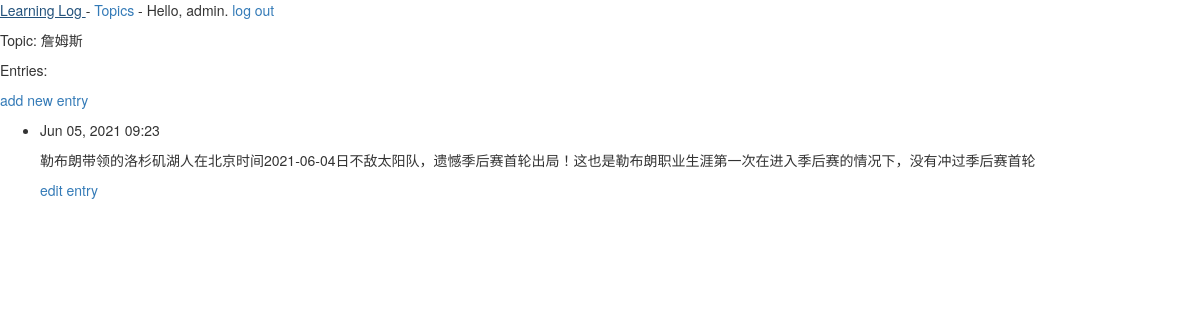
The page /topics/1/ (signed in) on the database its author committed.
### learning_logs/models.py (models this page shows, shortened)
class Topic(models.Model):
    """Django模型字段参考官网：https://docs.djangoproject.com/en/3.2/ref/models/fields/"""
    text = models.CharField(max_length=200)
    date_added = models.DateTimeField(auto_now_add=True)
    owner = models.ForeignKey(User,on_delete=models.DO_NOTHING)
    def __str__(self):
        return self.text

class Entry(models.Model):
    topic = models.ForeignKey(Topic,on_delete=models.CASCADE)
    text = models.TextField()
    date_added = models.DateTimeField(auto_now_add=True)
    class Meta:
        verbose_name_plural = 'entries'

### learning_logs/views.py (the view)
# urls.py: url(r'^topics/(?P<topic_id>\d+)/$', views.topic, name='topic'),
@login_required
def topic(request, topic_id):
    topic = Topic.objects.get(id=topic_id)
    if topic.owner != request.user:
        raise Http404
    entries = topic.entry_set.order_by('-date_added')
    context = {'topic': topic, 'entries': entries}
    return render(request, 'learning_logs/topic.html', context)

### learning_logs/templates/learning_logs/topic.html (shortened to what this page needs)
<!DOCTYPE html>
<html lang="cn">
<head>
</head>
<body>
{% extends "learning_logs/base.html" %}
{% block content %}
    <p>Topic: {{ topic }}</p>
    <p>Entries:</p>
    <p>
    <a href="{% url 'learning_logs:new_entry' topic.id %}">add new entry</a>
    </p>
    <ul>
        {% for entry in entries %}
            <li>
                <p>{{ entry.date_added|date:'M d, Y H:i' }}</p>
                <p>{{ entry.text|linebreaks }}</p>
                <p>
                    <a href="{% url 'learning_logs:edit_entry' entry.id %}" >edit entry</a>
                </p>
            </li>
        {% empty %}
            <li>There are no entries for this topic yet.</li>
        {% endfor %}
    </ul>
{% endblock %}

### learning_logs/templates/learning_logs/base.html (shortened to what this page needs)
{% load  bootstrap3 %}
<!DOCTYPE html>
<html lang="cn">
<head>
    {% bootstrap_css %}
</head>
<body>
<p>
    <a href="{% url 'learning_logs:index' %}">Learning Log </a> -
    <a href="{% url 'learning_logs:topics' %}">Topics </a> -
    {% if user.is_authenticated %}
        Hello, {{ user.username }}.
        <a href="{% url 'users:logout' %}">log out</a>
    {% else %}
        <a href="{% url 'users:register' %}">register</a> -
        <a href="{% url 'users:login' %}">log in</a>
    {% endif %}
</p>
{% block content %}
{% endblock %}
</body>
</html>

### rows shown on the page
Topic: text "詹姆斯"
Entry: date_added "Jun 05, 2021 09:23", text "勒布朗带领的洛杉矶湖人在北京时间2021-06-04日不敌太阳队，遗憾季后赛首轮出局！这也是勒布朗职业生涯第一次在进入季后赛的情况下，没有冲过季后赛首轮"

### other values the page prints
{{ user.username }} "admin"
